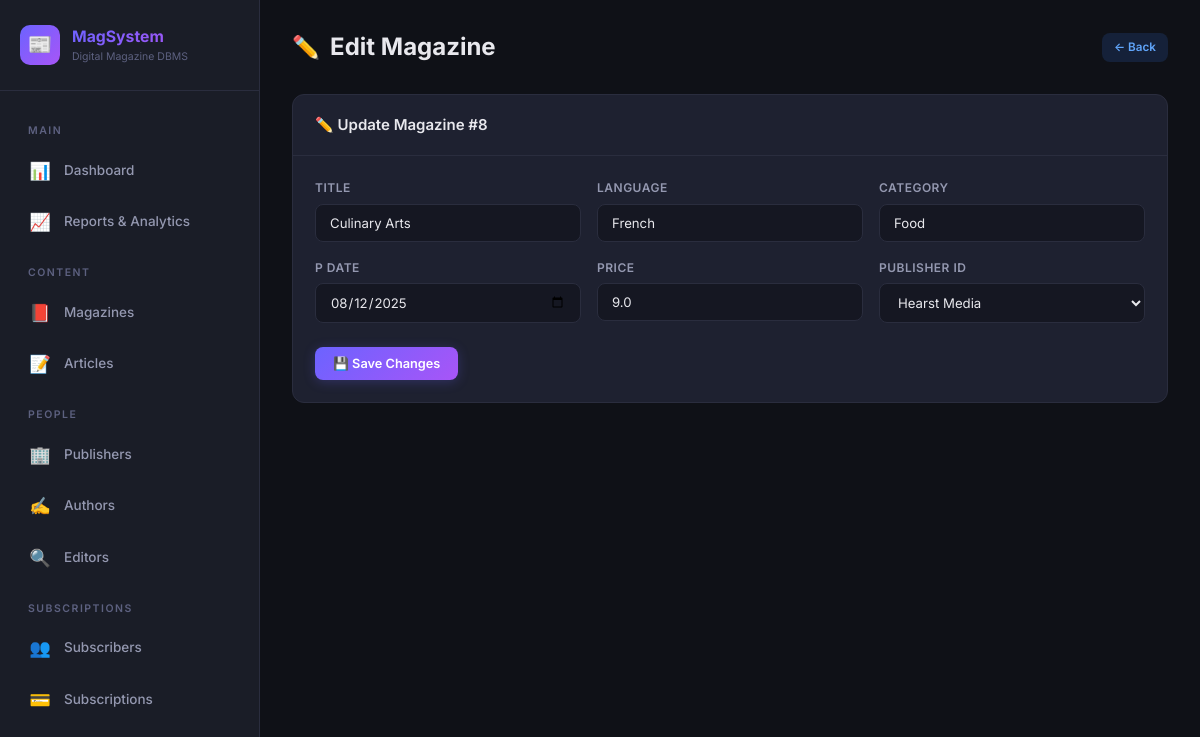
The app's page /edit/magazine/8 with its own data.
### tables this page shows
CREATE TABLE MAGAZINE (
    mag_id       INTEGER PRIMARY KEY AUTOINCREMENT,
    title        TEXT NOT NULL,
    language     TEXT,
    category     TEXT,
    p_date       TEXT,           -- publication date (YYYY-MM-DD)
    price        REAL DEFAULT 0,
    publisher_id INTEGER,
    FOREIGN KEY (publisher_id) REFERENCES PUBLISHER(publisher_id) ON DELETE SET NULL
);

CREATE TABLE PUBLISHER (
    publisher_id INTEGER PRIMARY KEY AUTOINCREMENT,
    name         TEXT NOT NULL,
    email        TEXT NOT NULL UNIQUE,
    phone        TEXT,
    address      TEXT
);

### app.py (the view, shortened to what this page needs)
@app.route('/edit/<table>/<int:record_id>', methods=['GET', 'POST'])
def edit_record(table, record_id):
    allowed = {
        'publisher':  ('PUBLISHER',   'publisher_id',  ['name','email','phone','address']),
        'magazine':   ('MAGAZINE',    'mag_id',        ['title','language','category','p_date','price','publisher_id']),
        'author':     ('AUTHOR',      'author_id',     ['name','email','phone','specialization']),
        'editor':     ('EDITOR',      'editor_id',     ['name','email','experience']),
        'subscriber': ('SUBSCRIBER',  'subscriber_id', ['name','email','phone','city','subscription_type']),
    }
    if table not in allowed:
        flash('Invalid table.', 'error')
        return redirect(url_for('index'))
    tbl, pk, fields = allowed[table]
    db = get_db()
    record = db.execute(f"SELECT * FROM {tbl} WHERE {pk} = ?", (record_id,)).fetchone()
    extra = {}
    if table == 'magazine':
        extra['publishers'] = db.execute("SELECT publisher_id, name FROM PUBLISHER ORDER BY name").fetchall()
    db.close()
    if not record:
        flash('Record not found.', 'error')
        return redirect(url_for('index'))
    return render_template('edit.html', table=table, record=record,
                           fields=fields, pk=pk, record_id=record_id, **extra)

### app.py (called while the page is built)
@app.context_processor
def inject_now():
    return {'now': date.today().isoformat()}

@app.before_request
def ensure_db():
    db_path = os.path.join(os.path.dirname(os.path.abspath(__file__)), 'magazine_system.db')
    if not os.path.exists(db_path):
        init_db()

### database.py (called while the page is built)
def get_db():
    conn = sqlite3.connect(DATABASE)
    conn.row_factory = sqlite3.Row
    conn.execute("PRAGMA foreign_keys = ON")
    return conn

### templates/edit.html (shortened to what this page needs)
{% extends 'base.html' %}
{% block content %}
<div class="page-header">
  <h2><span class="header-icon">✏️</span> Edit {{ table|capitalize }}</h2>
  {% set back_routes = {'publisher':'publishers','magazine':'magazines','author':'authors','editor':'editors','subscriber':'subscribers'} %}
  <a href="{{ url_for(back_routes[table]) }}" class="btn btn-sm btn-edit">← Back</a>
</div>
<div class="card">
  <div class="card-header">✏️ Update {{ table|capitalize }} #{{ record_id }}</div>
  <div class="card-body">
    <form method="POST" action="{{ url_for('edit_record', table=table, record_id=record_id) }}">
      <div class="form-grid">
        {% for field in fields %}
        <div class="form-group">
          <label for="{{ field }}">{{ field|replace('_',' ')|title }}</label>
          {% if field == 'publisher_id' and publishers is defined %}
          <select id="{{ field }}" name="{{ field }}">
            {% for p in publishers %}
            <option value="{{ p['publisher_id'] }}" {% if record[field] == p['publisher_id'] %}selected{% endif %}>{{ p['name'] }}</option>
            {% endfor %}
          </select>
          {% elif field == 'subscription_type' %}
          <select id="{{ field }}" name="{{ field }}">
            {% for t in ['Monthly','Yearly','Lifetime'] %}
            <option value="{{ t }}" {% if record[field] == t %}selected{% endif %}>{{ t }}</option>
            {% endfor %}
          </select>
          {% elif field == 'p_date' %}
          <input type="date" id="{{ field }}" name="{{ field }}" value="{{ record[field] or '' }}">
          {% elif field == 'price' %}
          <input type="number" id="{{ field }}" name="{{ field }}" step="0.01" min="0" value="{{ record[field] or 0 }}">
          {% elif field == 'experience' %}
          <input type="number" id="{{ field }}" name="{{ field }}" min="0" value="{{ record[field] or 0 }}">
          {% else %}
          <input type="text" id="{{ field }}" name="{{ field }}" value="{{ record[field] or '' }}">
          {% endif %}
        </div>
        {% endfor %}
        <div class="form-actions">
          <button type="submit" class="btn btn-primary">💾 Save Changes</button>
        </div>
      </div>
    </form>
  </div>
</div>
{% endblock %}

### static/style.css (style rules this page uses)
:root { --bg-primary: #0f1117; --bg-secondary: #1a1d27; --bg-card: #1e2130; --bg-card-hover: #252838; --bg-input: #151722; --border: #2a2d3e; --border-focus: #6c63ff; --text-primary: #e8e8ed; --text-secondary: #9498b0; --text-muted: #5d6180; --accent: #6c63ff; --accent-hover: #7f78ff; --accent-glow: rgba(108, 99, 255, 0.25); --success: #34d399; --success-bg: rgba(52, 211, 153, 0.12); --error: #f87171; --error-bg: rgba(248, 113, 113, 0.12); --warning: #fbbf24; --warning-bg: rgba(251, 191, 36, 0.12); --gradient-1: linear-gradient(135deg, #6c63ff 0%, #a855f7 100%); --gradient-2: linear-gradient(135deg, #34d399 0%, #06b6d4 100%); --gradient-3: linear-gradient(135deg, #f97316 0%, #f43f5e 100%); --gradient-4: linear-gradient(135deg, #3b82f6 0%, #8b5cf6 100%); --sidebar-width: 260px; --radius: 12px; --radius-sm: 8px; --shadow: 0 4px 24px rgba(0,0,0,0.3); --transition: 0.2s ease; }
*, *::before, *::after { box-sizing: border-box; margin: 0; padding: 0; }
html { font-size: 15px; }
body { font-family: 'Inter', -apple-system, sans-serif; background: var(--bg-primary); color: var(--text-primary); line-height: 1.6; min-height: 100vh; }
a { color: var(--accent); text-decoration: none; transition: color var(--transition); }
.page-header { display: flex; align-items: center; justify-content: space-between; margin-bottom: 28px; flex-wrap: wrap; gap: 12px; }
.page-header h2 { font-size: 1.6rem; font-weight: 700; display: flex; align-items: center; gap: 10px; }
.page-header h2 .header-icon { font-size: 1.5rem; }
.card { background: var(--bg-card); border: 1px solid var(--border); border-radius: var(--radius); margin-bottom: 24px; animation: fadeIn 0.35s ease; }
.card-header { padding: 18px 22px; border-bottom: 1px solid var(--border); display: flex; align-items: center; justify-content: space-between; font-weight: 600; font-size: 1rem; }
.card-body { padding: 22px; }
.btn { display: inline-flex; align-items: center; gap: 6px; padding: 9px 18px; border-radius: var(--radius-sm); font-size: 0.85rem; font-weight: 600; cursor: pointer; border: none; transition: all var(--transition); font-family: inherit; }
.btn-primary { background: var(--gradient-1); color: #fff; box-shadow: 0 2px 12px var(--accent-glow); }
.btn-sm { padding: 5px 12px; font-size: 0.78rem; }
.btn-edit { background: rgba(59,130,246,0.15); color: #60a5fa; }
.form-grid { display: grid; grid-template-columns: repeat(auto-fit, minmax(240px, 1fr)); gap: 16px; }
.form-group { display: flex; flex-direction: column; gap: 6px; }
.form-group label { font-size: 0.8rem; font-weight: 600; color: var(--text-secondary); text-transform: uppercase; letter-spacing: 0.5px; }
.form-group input, .form-group select, .form-group textarea { background: var(--bg-input); border: 1px solid var(--border); border-radius: var(--radius-sm); padding: 10px 14px; color: var(--text-primary); font-size: 0.88rem; font-family: inherit; transition: border-color var(--transition); }
.form-actions { display: flex; gap: 10px; margin-top: 8px; grid-column: 1 / -1; }

### records on screen
MAGAZINE: title "Culinary Arts" "French" "Food", p_date "08/12/2025", price "9.0", publisher_id "Hearst Media"

### other values on screen
{{ table|capitalize }} "Magazine"
{{ record_id }} "8"
{{ field|replace('_',' ')|title }} "TITLE" "LANGUAGE" "CATEGORY" "P DATE" "PRICE" "PUBLISHER ID"
